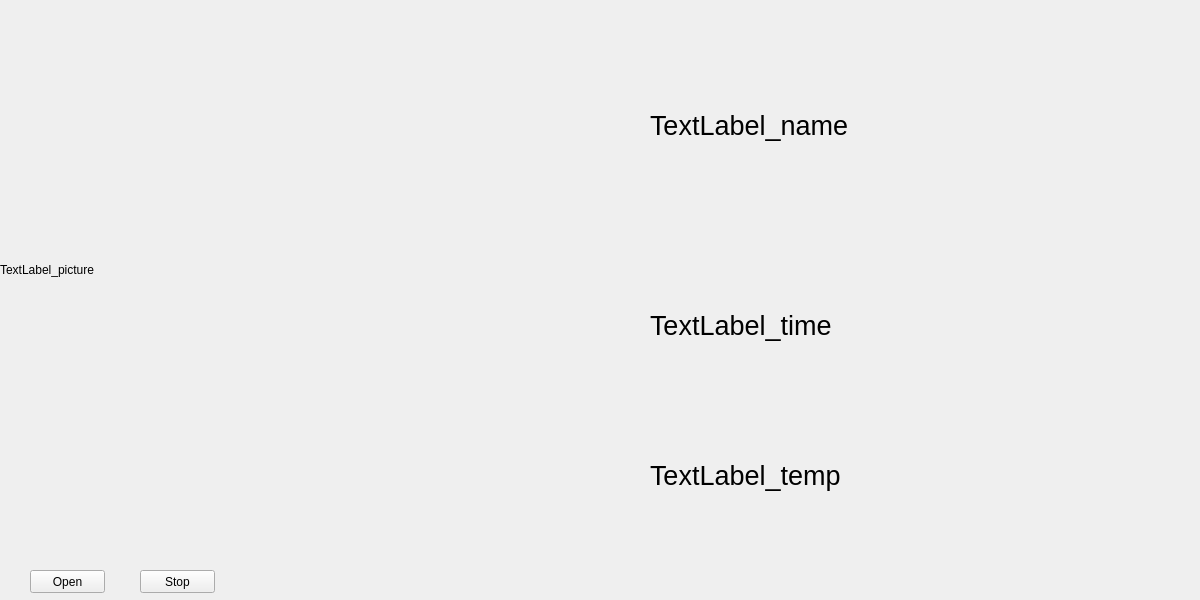
<?xml version="1.0" encoding="UTF-8"?>
<ui version="4.0">
 <class>MainWindow</class>
 <widget class="QMainWindow" name="MainWindow">
  <property name="geometry">
   <rect>
    <x>0</x>
    <y>0</y>
    <width>1200</width>
    <height>600</height>
   </rect>
  </property>
  <property name="windowTitle">
   <string>MainWindow</string>
  </property>
  <widget class="QWidget" name="centralwidget_main">
   <widget class="QLabel" name="label_time">
    <property name="geometry">
     <rect>
      <x>650</x>
      <y>250</y>
      <width>500</width>
      <height>150</height>
     </rect>
    </property>
    <property name="font">
     <font>
      <family>Arial</family>
      <pointsize>20</pointsize>
     </font>
    </property>
    <property name="text">
     <string>TextLabel_time</string>
    </property>
   </widget>
   <widget class="QLabel" name="label_temp">
    <property name="geometry">
     <rect>
      <x>650</x>
      <y>400</y>
      <width>500</width>
      <height>150</height>
     </rect>
    </property>
    <property name="font">
     <font>
      <family>Arial</family>
      <pointsize>20</pointsize>
     </font>
    </property>
    <property name="text">
     <string>TextLabel_temp</string>
    </property>
   </widget>
   <widget class="QLabel" name="label_pic">
    <property name="geometry">
     <rect>
      <x>0</x>
      <y>30</y>
      <width>640</width>
      <height>480</height>
     </rect>
    </property>
    <property name="text">
     <string>TextLabel_picture</string>
    </property>
   </widget>
   <widget class="QLabel" name="label_name">
    <property name="geometry">
     <rect>
      <x>650</x>
      <y>0</y>
      <width>500</width>
      <height>250</height>
     </rect>
    </property>
    <property name="font">
     <font>
      <family>Arial</family>
      <pointsize>20</pointsize>
     </font>
    </property>
    <property name="text">
     <string>TextLabel_name</string>
    </property>
   </widget>
   <widget class="QPushButton" name="camBtn_open">
    <property name="geometry">
     <rect>
      <x>30</x>
      <y>570</y>
      <width>75</width>
      <height>23</height>
     </rect>
    </property>
    <property name="text">
     <string>Open</string>
    </property>
   </widget>
   <widget class="QPushButton" name="camBtn_stop">
    <property name="geometry">
     <rect>
      <x>140</x>
      <y>570</y>
      <width>75</width>
      <height>23</height>
     </rect>
    </property>
    <property name="text">
     <string>Stop</string>
    </property>
   </widget>
  </widget>
 </widget>
 <resources/>
 <connections/>
</ui>
